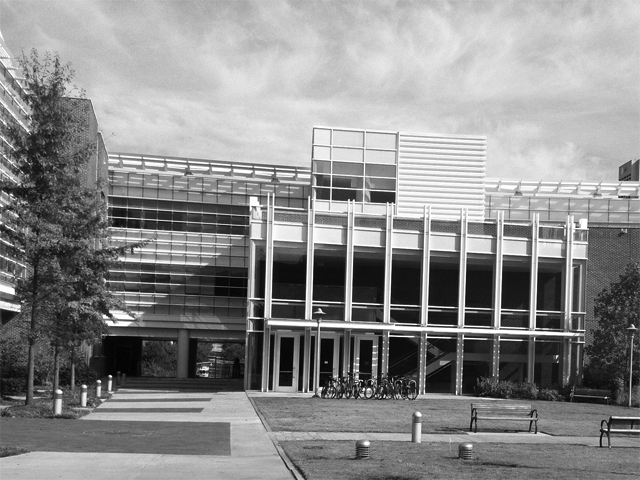
#> input picture ps4_python/input/transA.jpg, 640 x 480 px
$ python main.py   (older library calls are emulated)
#> lines starting #> are read from the running program, lines starting #| are printed output that depends on the picture; after the words box and inside, x2 and y2 are one past the last pixel; in counts of white or black regions, pixels touching at a corner belong together
### ps4_python/calc_harris_value_matrix.py
import cv2
import numpy as np


def calc_harris_value_matrix(img, alpha=0.04):
    grad_x, grad_y = grad(img)
    i_x_2 = cv2.GaussianBlur(grad_x ** 2, (5, 5), 0)
    i_y_2 = cv2.GaussianBlur(grad_y ** 2, (5, 5), 0)
    i_x_y = cv2.GaussianBlur(grad_x * grad_y, (5, 5), 0)

    r = np.empty(img.shape)
    for (i, j), _ in np.ndenumerate(r):
        moment_list = [i_x_2[i, j], i_x_y[i, j], i_x_y[i, j], i_y_2[i, j]]
        moment = np.array(moment_list).reshape(2, 2)
        r[i, j] = cv2.determinant(moment) - alpha * cv2.trace(moment)[0] ** 2
    return r


def grad(img):
    grad_x = cv2.Sobel(img, cv2.CV_64F, 1, 0, ksize=5)
    grad_y = cv2.Sobel(img, cv2.CV_64F, 0, 1, ksize=5)
    return grad_x, grad_y

### ps4_python/detect_harris_corners.py
import numpy as np
from scipy.ndimage.filters import maximum_filter


def detect_harris_corners(harris_r_mtx, threshold=0.3, size=5):
    # move to positive range
    positive_r_mtx = harris_r_mtx - harris_r_mtx.min()

    # find max values (for each pixel!)
    local_max = maximum_filter(positive_r_mtx, size=size, mode='constant')

    # threshold (cut off low values)
    local_max[local_max < threshold * local_max.max()] = 0

    # find truly max original pixels
    local_max = local_max == positive_r_mtx

    return np.where(local_max)

### ps4_python/main.py
import random
import time

import cv2
import numpy as np

from backward_warp import backward_warp
from calc_harris_value_matrix import calc_harris_value_matrix, grad
from detect_harris_corners import detect_harris_corners


def scale_to_255(arr):
    return 255 * (arr - np.min(arr)) / np.ptp(arr).astype(int)


def get_scaled_adjoined_grads(img):
    grad_x, grad_y = grad(img)
    grad_adjoined = np.concatenate((grad_x, grad_y), axis=1)
    return scale_to_255(grad_adjoined)


def detect_and_draw_harris_corners(img, harris_r_mtx, output_file):
    img_with_peaks = cv2.cvtColor(img.copy(), cv2.COLOR_GRAY2RGB)
    peaks_i, peaks_j = detect_harris_corners(harris_r_mtx)
    for i, j in zip(peaks_i, peaks_j):
        cv2.circle(img_with_peaks, (j, i), 1, (0, 255, 0), -1)
    cv2.imwrite(output_file, img_with_peaks)


def detect_and_draw_reach_keypoints(img):
    keypoints = extract_keypoints(img, uniform_size=False)
    return cv2.drawKeypoints(img.copy(), keypoints, None,
                             flags=cv2.DRAW_MATCHES_FLAGS_DRAW_RICH_KEYPOINTS)


def extract_keypoints(img, uniform_size=False):
    grad_x, grad_y = grad(img)
    magnitude = np.sqrt(grad_x ** 2 + grad_y ** 2)
    angle = np.arctan2(grad_y, grad_x)
    peaks_i, peaks_j = detect_harris_corners(calc_harris_value_matrix(img))
    keypoints = []
    for i, j in zip(peaks_i, peaks_j):
        size = 1 if uniform_size else magnitude[i, j] / 500
        keypoints.append(
            cv2.KeyPoint(j, i, _size=size, _angle=180 + np.rad2deg(angle[i, j]), _octave=0))
    return keypoints


# [50 lines left out: functions extract_matches, draw_putative_pair_image, get_points_from_match, compute_consensus_translation, not called in this run]


def distance(p1, p2):
    return np.sqrt((p1[0] - p2[0]) ** 2 + (p1[1] - p2[1]) ** 2)


# [37 lines left out: functions compute_consensus_similarity, compute_similarity_transformation, apply_similarity_transformation, not called in this run]


start_time = time.time()
print()

# load images
transA = cv2.imread('input/transA.jpg', cv2.IMREAD_GRAYSCALE)
#> transA is the input picture: shape (480, 640); min 0, max 255, mean 139
transB = cv2.imread('input/transB.jpg', cv2.IMREAD_GRAYSCALE)
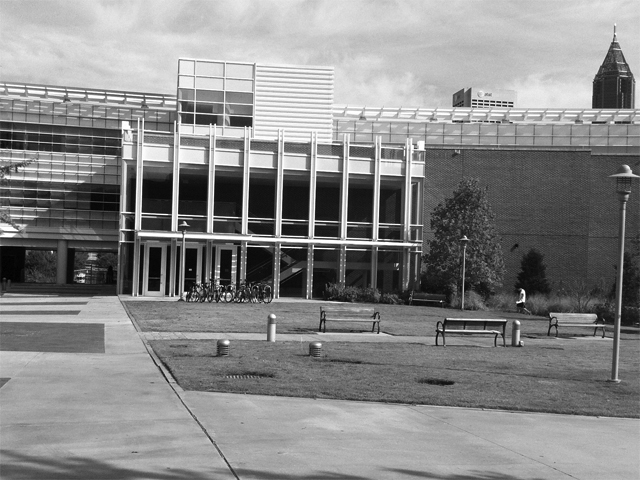
#> input picture ps4_python/input/transB.jpg, 640 x 480 px
#> transB is the input picture: shape (480, 640); min 0, max 255, mean 135.6
simA = cv2.imread('input/simA.jpg', cv2.IMREAD_GRAYSCALE)
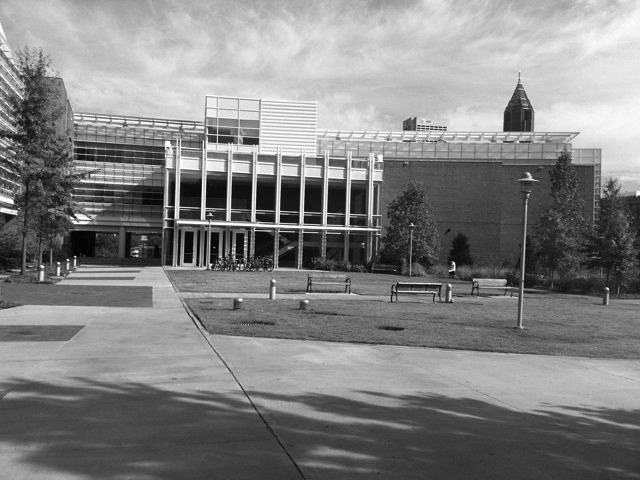
#> input picture ps4_python/input/simA.jpg, 640 x 480 px
#> simA is the input picture: shape (480, 640); min 0, max 255, mean 130.6
simB = cv2.imread('input/simB.jpg', cv2.IMREAD_GRAYSCALE)
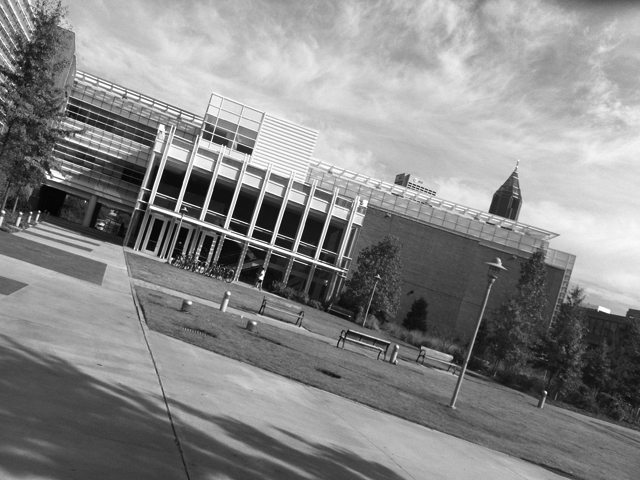
#> input picture ps4_python/input/simB.jpg, 640 x 480 px
#> simB is the input picture: shape (480, 640); min 0, max 255, mean 136

# 1-a
cv2.imwrite('output/ps4-1-a-1.png', get_scaled_adjoined_grads(transA))
cv2.imwrite('output/ps4-1-a-2.png', get_scaled_adjoined_grads(simA))

# 1-b
harris_trans_a = calc_harris_value_matrix(transA)
#> the loop in calc_harris_value_matrix, `for (i, j), _ in np.ndenumerate(r):` made 307200 passes
#> moment on passes 1 to 3: [[14750, -10111.7], [-10111.7, 57462.6]], [[46405.6, -23567.2], [-23567.2, 56899.9]], [[121579.2, -56766.7], [-56766.7, 65429.3]]
harris_trans_b = calc_harris_value_matrix(transB)
#> call 2 of calc_harris_value_matrix, with alpha = 0.04
#> the loop in calc_harris_value_matrix (call 2), `for (i, j), _ in np.ndenumerate(r):` made 307200 passes
#> moment on passes 1 to 3: [[2098.4, -1725.2], [-1725.2, 6162.8]], [[3792.5, -2777.4], [-2777.4, 7798.9]], [[5993.5, -3234.5], [-3234.5, 12207.1]]
#> after the loop in calc_harris_value_matrix (call 2), `for (i, j), _ in np.ndenumerate(r):`:
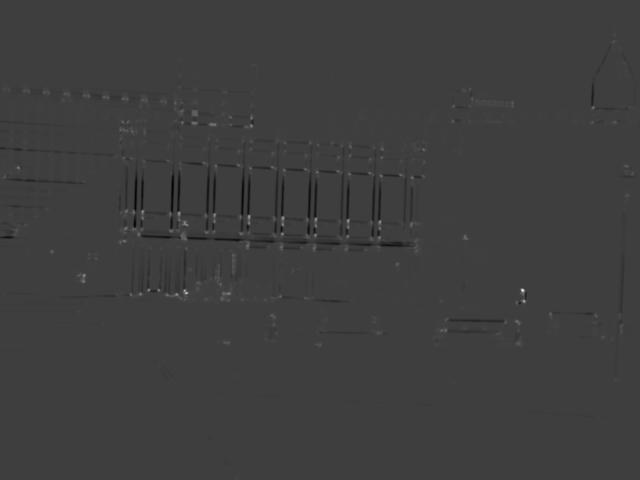
#> r: shape (480, 640) float64; min -1.91e+14, max 5.84e+14, mean -8.42e+11; drawn with min black and max white
harris_sim_a = calc_harris_value_matrix(simA)
harris_sim_b = calc_harris_value_matrix(simB)
#> call 4 of calc_harris_value_matrix, with alpha = 0.04
#> in calc_harris_value_matrix (call 4), `i_x_y = cv2.GaussianBlur(grad_x * grad_y, (5, 5), 0)`:
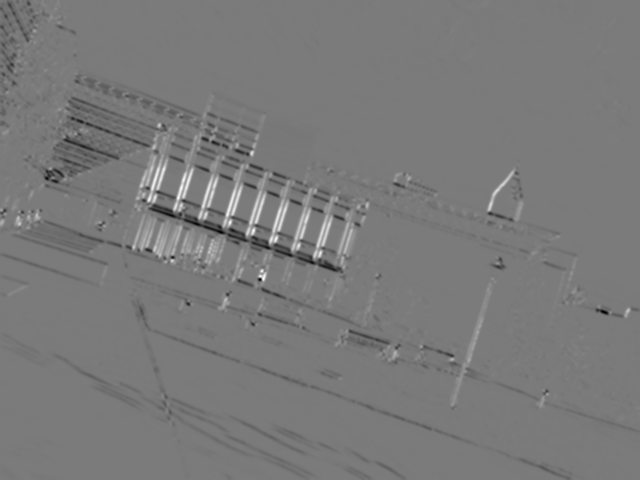
#> i_x_y: shape (480, 640) float64; min -18324707.3, max 19612966.3, mean -135795.2; drawn with min black and max white
#> the loop in calc_harris_value_matrix (call 4), `for (i, j), _ in np.ndenumerate(r):` made 307200 passes
#> moment on passes 1 to 3: [[194364.6, -127373.9], [-127373.9, 336581.1]], [[596001.2, -218259.7], [-218259.7, 313011.4]], [[1634824.9, -420507], [-420507, 269687.9]]
cv2.imwrite('output/ps4-1-b-1.png', scale_to_255(harris_trans_a))
cv2.imwrite('output/ps4-1-b-2.png', scale_to_255(harris_trans_b))
cv2.imwrite('output/ps4-1-b-3.png', scale_to_255(harris_sim_a))
cv2.imwrite('output/ps4-1-b-4.png', scale_to_255(harris_sim_b))

# 1-c
detect_and_draw_harris_corners(transA, harris_trans_a, 'output/ps4-1-c-1.png')
#> in detect_harris_corners, `local_max = local_max == positive_r_mtx`:
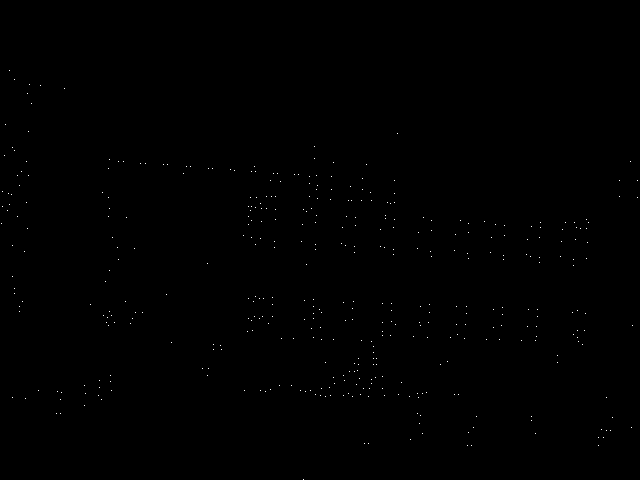
#> local_max: shape (480, 640) bool; 0.13% white in thin lines or dots, all inside (x1, y1, x2, y2) = (1, 70, 638, 480)
#> in detect_and_draw_harris_corners, `peaks_i, peaks_j = detect_harris_corners(harris_r_mtx)`: peaks_i = 414 values from 70 to 479; peaks_j = 414 values, max 637 at index 51, min 1 at index 123, mean 322.7
#> the loop in detect_and_draw_harris_corners, `for i, j in zip(peaks_i, peaks_j):` made 414 passes
#> (i, j) on passes 1 to 3: (70, 9), (79, 14), (84, 29)
#> after the loop in detect_and_draw_harris_corners, `for i, j in zip(peaks_i, peaks_j):`:
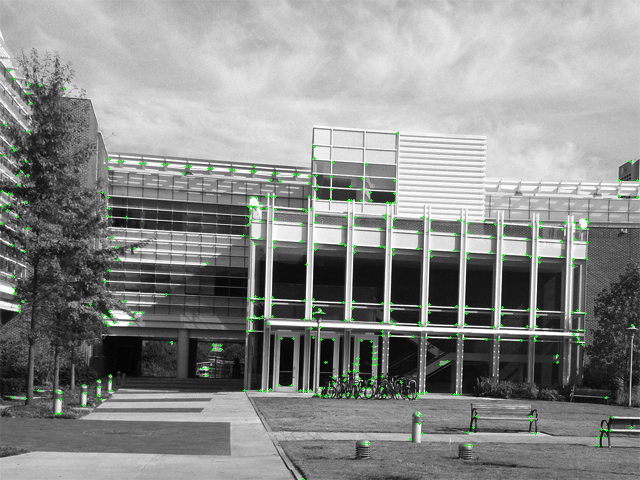
#> img_with_peaks: shape (480, 640, 3); 0.67% of pixels changed, all inside (x1, y1, x2, y2) = (0, 69, 639, 480)
detect_and_draw_harris_corners(transB, harris_trans_b, 'output/ps4-1-c-2.png')
#> the loop in detect_and_draw_harris_corners (call 2), `for i, j in zip(peaks_i, peaks_j):` made 224 passes
#> (i, j) on passes 1 to 3: (41, 613), (89, 463), (89, 470)
detect_and_draw_harris_corners(simA, harris_sim_a, 'output/ps4-1-c-3.png')
detect_and_draw_harris_corners(simB, harris_sim_b, 'output/ps4-1-c-4.png')

# 2-a
trans_a_with_kp = detect_and_draw_reach_keypoints(transA)
#> in extract_keypoints, `peaks_i, peaks_j = detect_harris_corners(calc_harris_value_matrix(img))`: peaks_i = 414 values from 70 to 479
#> the loop in extract_keypoints, `for i, j in zip(peaks_i, peaks_j):` made 1 pass
#> (i, j, size) on pass 1: (70, 9, 5.95)
#> after the loop in extract_keypoints, `for i, j in zip(peaks_i, peaks_j):`: keypoints = []
#> (the run stopped early here; a loop or call above may not have finished)
